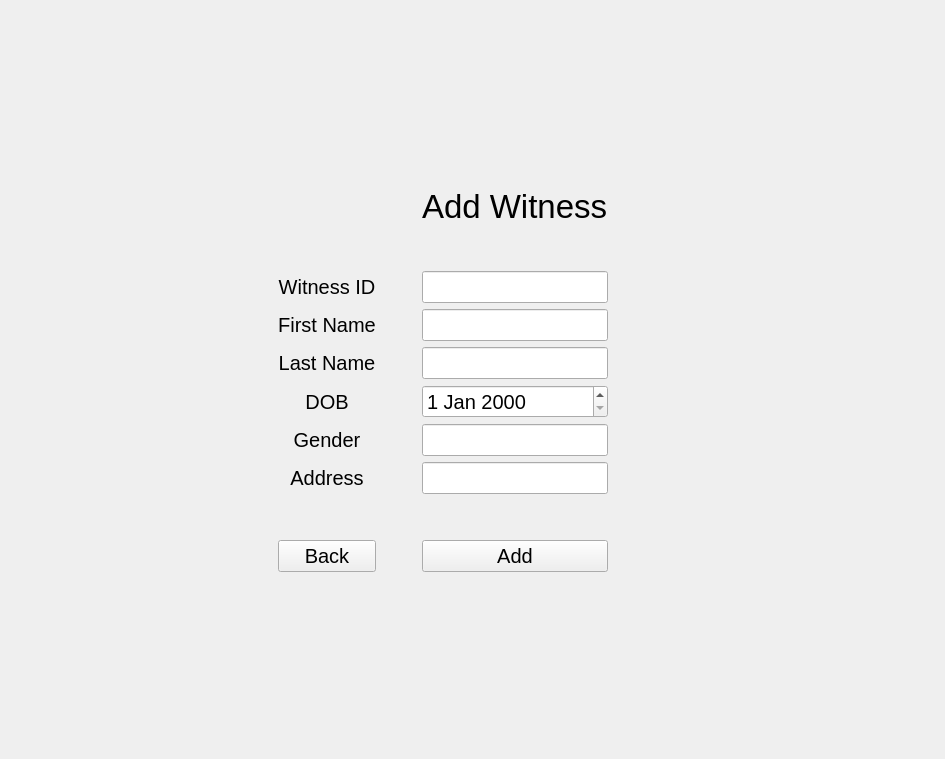
<?xml version="1.0" encoding="UTF-8"?>
<ui version="4.0">
 <class>Form</class>
 <widget class="QWidget" name="Form">
  <property name="geometry">
   <rect>
    <x>0</x>
    <y>0</y>
    <width>945</width>
    <height>759</height>
   </rect>
  </property>
  <property name="windowTitle">
   <string>Form</string>
  </property>
  <layout class="QGridLayout" name="gridLayout_2">
   <item row="1" column="1" rowspan="3" colspan="3">
    <layout class="QGridLayout" name="gridLayout">
     <item row="9" column="2">
      <widget class="QLineEdit" name="WitnessGenderFIeld">
       <property name="font">
        <font>
         <pointsize>15</pointsize>
        </font>
       </property>
      </widget>
     </item>
     <item row="7" column="2">
      <widget class="QLineEdit" name="WitnessLastNameField">
       <property name="font">
        <font>
         <pointsize>15</pointsize>
        </font>
       </property>
      </widget>
     </item>
     <item row="1" column="2">
      <widget class="QLabel" name="label">
       <property name="font">
        <font>
         <pointsize>25</pointsize>
        </font>
       </property>
       <property name="text">
        <string>Add Witness</string>
       </property>
      </widget>
     </item>
     <item row="2" column="2">
      <spacer name="verticalSpacer_2">
       <property name="orientation">
        <enum>Qt::Vertical</enum>
       </property>
       <property name="sizeHint" stdset="0">
        <size>
         <width>20</width>
         <height>40</height>
        </size>
       </property>
      </spacer>
     </item>
     <item row="6" column="0">
      <widget class="QLabel" name="label_5">
       <property name="font">
        <font>
         <pointsize>15</pointsize>
        </font>
       </property>
       <property name="text">
        <string>First Name</string>
       </property>
       <property name="alignment">
        <set>Qt::AlignCenter</set>
       </property>
      </widget>
     </item>
     <item row="3" column="2">
      <widget class="QLineEdit" name="WitnessIDField">
       <property name="font">
        <font>
         <pointsize>15</pointsize>
        </font>
       </property>
      </widget>
     </item>
     <item row="8" column="0">
      <widget class="QLabel" name="label_3">
       <property name="font">
        <font>
         <pointsize>15</pointsize>
        </font>
       </property>
       <property name="text">
        <string>DOB</string>
       </property>
       <property name="alignment">
        <set>Qt::AlignCenter</set>
       </property>
      </widget>
     </item>
     <item row="10" column="0">
      <widget class="QLabel" name="label_4">
       <property name="font">
        <font>
         <pointsize>15</pointsize>
        </font>
       </property>
       <property name="text">
        <string>Address</string>
       </property>
       <property name="alignment">
        <set>Qt::AlignCenter</set>
       </property>
      </widget>
     </item>
     <item row="7" column="0">
      <widget class="QLabel" name="label_6">
       <property name="font">
        <font>
         <pointsize>15</pointsize>
        </font>
       </property>
       <property name="text">
        <string>Last Name</string>
       </property>
       <property name="alignment">
        <set>Qt::AlignCenter</set>
       </property>
      </widget>
     </item>
     <item row="9" column="0">
      <widget class="QLabel" name="label_9">
       <property name="font">
        <font>
         <pointsize>15</pointsize>
        </font>
       </property>
       <property name="text">
        <string>Gender</string>
       </property>
       <property name="alignment">
        <set>Qt::AlignCenter</set>
       </property>
      </widget>
     </item>
     <item row="6" column="3">
      <spacer name="horizontalSpacer_3">
       <property name="orientation">
        <enum>Qt::Horizontal</enum>
       </property>
       <property name="sizeType">
        <enum>QSizePolicy::Preferred</enum>
       </property>
       <property name="sizeHint" stdset="0">
        <size>
         <width>60</width>
         <height>20</height>
        </size>
       </property>
      </spacer>
     </item>
     <item row="6" column="1">
      <spacer name="horizontalSpacer_4">
       <property name="orientation">
        <enum>Qt::Horizontal</enum>
       </property>
       <property name="sizeType">
        <enum>QSizePolicy::Preferred</enum>
       </property>
       <property name="sizeHint" stdset="0">
        <size>
         <width>40</width>
         <height>20</height>
        </size>
       </property>
      </spacer>
     </item>
     <item row="8" column="2">
      <widget class="QDateEdit" name="WitnessDOBField">
       <property name="font">
        <font>
         <pointsize>15</pointsize>
        </font>
       </property>
      </widget>
     </item>
     <item row="12" column="0">
      <widget class="QPushButton" name="BackBtn">
       <property name="font">
        <font>
         <pointsize>15</pointsize>
        </font>
       </property>
       <property name="text">
        <string>Back</string>
       </property>
      </widget>
     </item>
     <item row="12" column="2">
      <widget class="QPushButton" name="AddWitnessDataBtn">
       <property name="font">
        <font>
         <pointsize>15</pointsize>
        </font>
       </property>
       <property name="text">
        <string>Add</string>
       </property>
      </widget>
     </item>
     <item row="6" column="2">
      <widget class="QLineEdit" name="WitnessFirstNameField">
       <property name="font">
        <font>
         <pointsize>15</pointsize>
        </font>
       </property>
      </widget>
     </item>
     <item row="3" column="0">
      <widget class="QLabel" name="label_2">
       <property name="font">
        <font>
         <pointsize>15</pointsize>
        </font>
       </property>
       <property name="text">
        <string>Witness ID</string>
       </property>
       <property name="alignment">
        <set>Qt::AlignCenter</set>
       </property>
      </widget>
     </item>
     <item row="11" column="2">
      <spacer name="verticalSpacer_4">
       <property name="orientation">
        <enum>Qt::Vertical</enum>
       </property>
       <property name="sizeHint" stdset="0">
        <size>
         <width>20</width>
         <height>40</height>
        </size>
       </property>
      </spacer>
     </item>
     <item row="10" column="2">
      <widget class="QLineEdit" name="WitnessAddressField">
       <property name="font">
        <font>
         <pointsize>15</pointsize>
        </font>
       </property>
      </widget>
     </item>
    </layout>
   </item>
   <item row="0" column="1">
    <spacer name="verticalSpacer">
     <property name="orientation">
      <enum>Qt::Vertical</enum>
     </property>
     <property name="sizeHint" stdset="0">
      <size>
       <width>20</width>
       <height>40</height>
      </size>
     </property>
    </spacer>
   </item>
   <item row="1" column="4">
    <spacer name="horizontalSpacer">
     <property name="orientation">
      <enum>Qt::Horizontal</enum>
     </property>
     <property name="sizeHint" stdset="0">
      <size>
       <width>200</width>
       <height>20</height>
      </size>
     </property>
    </spacer>
   </item>
   <item row="1" column="0">
    <spacer name="horizontalSpacer_2">
     <property name="orientation">
      <enum>Qt::Horizontal</enum>
     </property>
     <property name="sizeHint" stdset="0">
      <size>
       <width>200</width>
       <height>20</height>
      </size>
     </property>
    </spacer>
   </item>
   <item row="4" column="1">
    <spacer name="verticalSpacer_3">
     <property name="orientation">
      <enum>Qt::Vertical</enum>
     </property>
     <property name="sizeHint" stdset="0">
      <size>
       <width>20</width>
       <height>40</height>
      </size>
     </property>
    </spacer>
   </item>
  </layout>
 </widget>
 <resources/>
 <connections/>
</ui>
